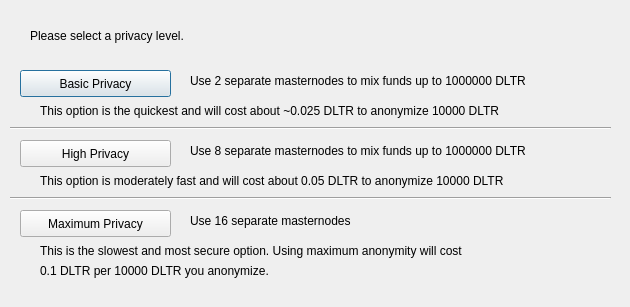
<?xml version="1.0" encoding="UTF-8"?>
<ui version="4.0">
 <class>ObfuscationConfig</class>
 <widget class="QDialog" name="ObfuscationConfig">
  <property name="geometry">
   <rect>
    <x>0</x>
    <y>0</y>
    <width>630</width>
    <height>307</height>
   </rect>
  </property>
  <property name="windowTitle">
   <string>Configure Obfuscation</string>
  </property>
  <widget class="QPushButton" name="buttonBasic">
   <property name="geometry">
    <rect>
     <x>20</x>
     <y>70</y>
     <width>151</width>
     <height>27</height>
    </rect>
   </property>
   <property name="text">
    <string>Basic Privacy</string>
   </property>
  </widget>
  <widget class="QPushButton" name="buttonHigh">
   <property name="geometry">
    <rect>
     <x>20</x>
     <y>140</y>
     <width>151</width>
     <height>27</height>
    </rect>
   </property>
   <property name="text">
    <string>High Privacy</string>
   </property>
  </widget>
  <widget class="QPushButton" name="buttonMax">
   <property name="geometry">
    <rect>
     <x>20</x>
     <y>210</y>
     <width>151</width>
     <height>27</height>
    </rect>
   </property>
   <property name="text">
    <string>Maximum Privacy</string>
   </property>
  </widget>
  <widget class="QLabel" name="label">
   <property name="geometry">
    <rect>
     <x>30</x>
     <y>20</y>
     <width>571</width>
     <height>31</height>
    </rect>
   </property>
   <property name="text">
    <string>Please select a privacy level.</string>
   </property>
  </widget>
  <widget class="QLabel" name="label_2">
   <property name="geometry">
    <rect>
     <x>190</x>
     <y>70</y>
     <width>421</width>
     <height>21</height>
    </rect>
   </property>
   <property name="text">
    <string>Use 2 separate masternodes to mix funds up to 1000000 DLTR</string>
   </property>
  </widget>
  <widget class="QLabel" name="label_3">
   <property name="geometry">
    <rect>
     <x>190</x>
     <y>140</y>
     <width>411</width>
     <height>21</height>
    </rect>
   </property>
   <property name="text">
    <string>Use 8 separate masternodes to mix funds up to 1000000 DLTR</string>
   </property>
  </widget>
  <widget class="QLabel" name="label_4">
   <property name="geometry">
    <rect>
     <x>190</x>
     <y>210</y>
     <width>421</width>
     <height>21</height>
    </rect>
   </property>
   <property name="text">
    <string>Use 16 separate masternodes</string>
   </property>
  </widget>
  <widget class="QLabel" name="label_6">
   <property name="geometry">
    <rect>
     <x>40</x>
     <y>100</y>
     <width>561</width>
     <height>21</height>
    </rect>
   </property>
   <property name="text">
    <string>This option is the quickest and will cost about ~0.025 DLTR to anonymize 10000 DLTR</string>
   </property>
  </widget>
  <widget class="QLabel" name="label_7">
   <property name="geometry">
    <rect>
     <x>40</x>
     <y>170</y>
     <width>561</width>
     <height>21</height>
    </rect>
   </property>
   <property name="text">
    <string>This option is moderately fast and will cost about 0.05 DLTR to anonymize 10000 DLTR</string>
   </property>
  </widget>
  <widget class="QLabel" name="label_8">
   <property name="geometry">
    <rect>
     <x>40</x>
     <y>240</y>
     <width>561</width>
     <height>21</height>
    </rect>
   </property>
   <property name="text">
    <string>This is the slowest and most secure option. Using maximum anonymity will cost</string>
   </property>
  </widget>
  <widget class="QLabel" name="label_9">
   <property name="geometry">
    <rect>
     <x>40</x>
     <y>260</y>
     <width>561</width>
     <height>21</height>
    </rect>
   </property>
   <property name="text">
    <string>0.1 DLTR per 10000 DLTR you anonymize.</string>
   </property>
  </widget>
  <widget class="Line" name="line">
   <property name="geometry">
    <rect>
     <x>10</x>
     <y>120</y>
     <width>601</width>
     <height>16</height>
    </rect>
   </property>
   <property name="orientation">
    <enum>Qt::Horizontal</enum>
   </property>
  </widget>
  <widget class="Line" name="line_2">
   <property name="geometry">
    <rect>
     <x>10</x>
     <y>190</y>
     <width>601</width>
     <height>16</height>
    </rect>
   </property>
   <property name="orientation">
    <enum>Qt::Horizontal</enum>
   </property>
  </widget>
 </widget>
 <resources/>
 <connections/>
</ui>
